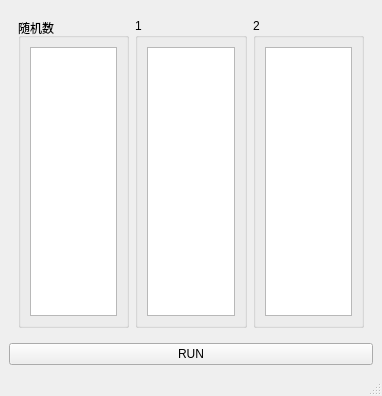
<?xml version="1.0" encoding="UTF-8"?>
<ui version="4.0">
 <class>MainWindow</class>
 <widget class="QMainWindow" name="MainWindow">
  <property name="geometry">
   <rect>
    <x>0</x>
    <y>0</y>
    <width>382</width>
    <height>396</height>
   </rect>
  </property>
  <property name="windowTitle">
   <string>MainWindow</string>
  </property>
  <widget class="QWidget" name="centralwidget">
   <layout class="QVBoxLayout" name="verticalLayout_4">
    <item>
     <widget class="QWidget" name="widget" native="true">
      <layout class="QHBoxLayout" name="horizontalLayout">
       <item>
        <widget class="QGroupBox" name="groupBox">
         <property name="title">
          <string>随机数</string>
         </property>
         <layout class="QVBoxLayout" name="verticalLayout">
          <item>
           <widget class="QListWidget" name="the_new"/>
          </item>
         </layout>
        </widget>
       </item>
       <item>
        <widget class="QGroupBox" name="groupBox_2">
         <property name="title">
          <string>1</string>
         </property>
         <layout class="QVBoxLayout" name="verticalLayout_2">
          <item>
           <widget class="QListWidget" name="the_1"/>
          </item>
         </layout>
        </widget>
       </item>
       <item>
        <widget class="QGroupBox" name="groupBox_3">
         <property name="title">
          <string>2</string>
         </property>
         <layout class="QVBoxLayout" name="verticalLayout_3">
          <item>
           <widget class="QListWidget" name="the_2"/>
          </item>
         </layout>
        </widget>
       </item>
      </layout>
     </widget>
    </item>
    <item>
     <widget class="QPushButton" name="the_run">
      <property name="text">
       <string>RUN</string>
      </property>
     </widget>
    </item>
   </layout>
  </widget>
  <widget class="QMenuBar" name="menubar">
   <property name="geometry">
    <rect>
     <x>0</x>
     <y>0</y>
     <width>382</width>
     <height>27</height>
    </rect>
   </property>
  </widget>
  <widget class="QStatusBar" name="statusbar"/>
 </widget>
 <resources/>
 <connections/>
</ui>
